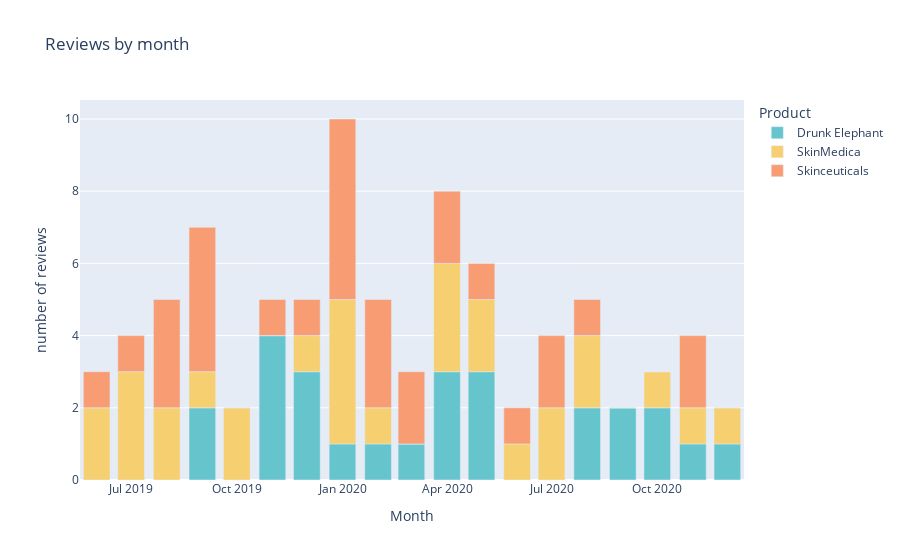

Here is the notebook cell this chart was saved with:
### Markdown cell above
<div style='background-color:navy; color:white; padding:20px'>
    <li>On average, it tooks 15 days for 01 review to be published. 
</div>

### Code cell
time_plot = df.pivot_table(index="date",values="rating",columns="Product",aggfunc="count").resample("MS").sum()
fig = px.bar(time_plot, x=time_plot.index,y=time_plot.columns, title = "Reviews by month",
            color_discrete_sequence = px.colors.qualitative.Pastel)
fig.update_layout(xaxis=dict(title = "Month"),
    yaxis=dict(title= 'number of reviews')
                 ),
fig.show()

### Figure 1 — Plotly figure (JSON) as saved in the notebook; plotly's stock layout.template omitted (floating-point values rounded to 4 significant figures)
{"data": [{"alignmentgroup": "True", "hovertemplate": "Product=Drunk Elephant<br>date=%{x}<br>value=%{y}<extra></extra>", "legendgroup": "Drunk Elephant", "marker": {"color": "rgb(102, 197, 204)"}, "name": "Drunk Elephant", "offsetgroup": "Drunk Elephant", "orientation": "v", "showlegend": true, "textposition": "auto", "type": "bar", "x": ["2019-06-01T00:00:00", "2019-07-01T00:00:00", "2019-08-01T00:00:00", "2019-09-01T00:00:00", "2019-10-01T00:00:00", "2019-11-01T00:00:00", "2019-12-01T00:00:00", "2020-01-01T00:00:00", "2020-02-01T00:00:00", "2020-03-01T00:00:00", "2020-04-01T00:00:00", "2020-05-01T00:00:00", "2020-06-01T00:00:00", "2020-07-01T00:00:00", "2020-08-01T00:00:00", "2020-09-01T00:00:00", "2020-10-01T00:00:00", "2020-11-01T00:00:00", "2020-12-01T00:00:00"], "xaxis": "x", "y": [0, 0, 0, 2, 0, 4, 3, 1, 1, 1, 3, 3, 0, 0, 2, 2, 2, 1, 1], "yaxis": "y"}, {"alignmentgroup": "True", "hovertemplate": "Product=SkinMedica<br>date=%{x}<br>value=%{y}<extra></extra>", "legendgroup": "SkinMedica", "marker": {"color": "rgb(246, 207, 113)"}, "name": "SkinMedica", "offsetgroup": "SkinMedica", "orientation": "v", "showlegend": true, "textposition": "auto", "type": "bar", "x": ["2019-06-01T00:00:00", "2019-07-01T00:00:00", "2019-08-01T00:00:00", "2019-09-01T00:00:00", "2019-10-01T00:00:00", "2019-11-01T00:00:00", "2019-12-01T00:00:00", "2020-01-01T00:00:00", "2020-02-01T00:00:00", "2020-03-01T00:00:00", "2020-04-01T00:00:00", "2020-05-01T00:00:00", "2020-06-01T00:00:00", "2020-07-01T00:00:00", "2020-08-01T00:00:00", "2020-09-01T00:00:00", "2020-10-01T00:00:00", "2020-11-01T00:00:00", "2020-12-01T00:00:00"], "xaxis": "x", "y": [2, 3, 2, 1, 2, 0, 1, 4, 1, 0, 3, 2, 1, 2, 2, 0, 1, 1, 1], "yaxis": "y"}, {"alignmentgroup": "True", "hovertemplate": "Product=Skinceuticals<br>date=%{x}<br>value=%{y}<extra></extra>", "legendgroup": "Skinceuticals", "marker": {"color": "rgb(248, 156, 116)"}, "name": "Skinceuticals", "offsetgroup": "Skinceuticals", "orientation": "v", "showlegend": true, "textposition": "auto", "type": "bar", "x": ["2019-06-01T00:00:00", "2019-07-01T00:00:00", "2019-08-01T00:00:00", "2019-09-01T00:00:00", "2019-10-01T00:00:00", "2019-11-01T00:00:00", "2019-12-01T00:00:00", "2020-01-01T00:00:00", "2020-02-01T00:00:00", "2020-03-01T00:00:00", "2020-04-01T00:00:00", "2020-05-01T00:00:00", "2020-06-01T00:00:00", "2020-07-01T00:00:00", "2020-08-01T00:00:00", "2020-09-01T00:00:00", "2020-10-01T00:00:00", "2020-11-01T00:00:00", "2020-12-01T00:00:00"], "xaxis": "x", "y": [1, 1, 3, 4, 0, 1, 1, 5, 3, 2, 2, 1, 1, 2, 1, 0, 0, 2, 0], "yaxis": "y"}], "layout": {"barmode": "relative", "legend": {"title": {"text": "Product"}, "tracegroupgap": 0}, "title": {"text": "Reviews by month"}, "xaxis": {"anchor": "y", "domain": [0, 1], "title": {"text": "Month"}}, "yaxis": {"anchor": "x", "domain": [0, 1], "title": {"text": "number of reviews"}}}}
